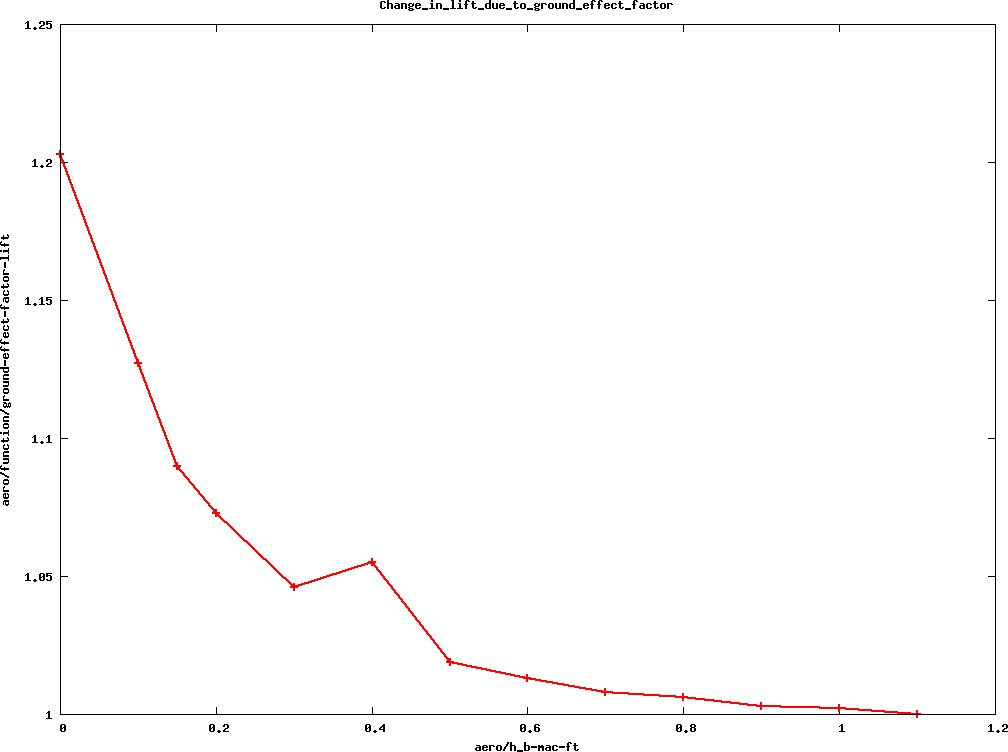

Source code (gnuplot):
#! gnuplot 
set title "Change_in_lift_due_to_ground_effect_factor"
set xlabel "aero/h_b-mac-ft"
set ylabel "aero/function/ground-effect-factor-lift"
set term png medium size 1024,768 crop
unset key

set out 'Change_in_lift_due_to_ground_effect_factor.png'
plot \
'Change_in_lift_due_to_ground_effect_factor.dat' w linespoints lw 2
set out
set term png medium size 1024,768 crop
